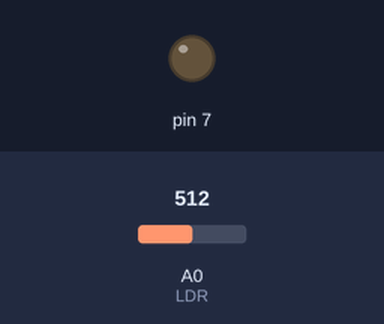
Bench run of a sketch on a simulated Arduino Uno, built with avr-gcc and run on an emulated ATmega328P. Parts: output pins drawn as LEDs (lit = HIGH). The inputs (shaded band) are chosen by the test bench; at power-on: A0 (LDR) = 512.

Above: at 1.2 s.
1.3 s: A0 (LDR) set to 582
2.8 s: A0 (LDR) set to 619
At 3.5 s:
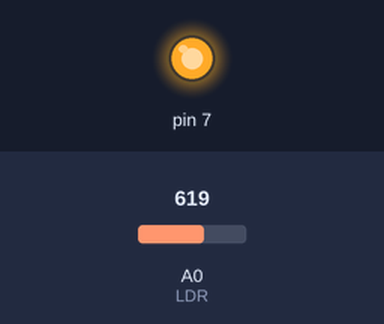
4.3 s: A0 (LDR) set to 313
5.8 s: A0 (LDR) set to 281
At 7.0 s:
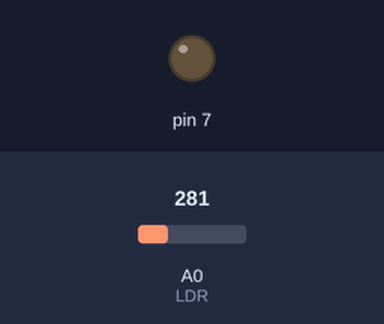
7.3 s: A0 (LDR) set to 610
At 8.5 s:
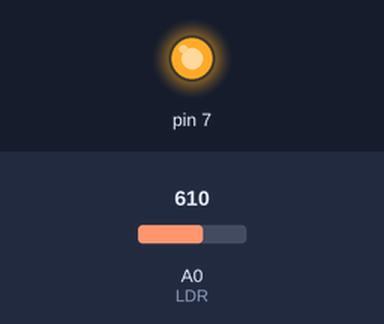
Timing chart, 0 to 9.8 s (numbered marks = the images above; inputs shaded):
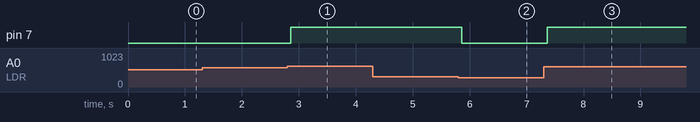

Measured:
- the behaviour switches between 600 and 601 on A0 (LDR) (found by bisection; images 0 and 1)
- the behaviour switches between 300 and 299 on A0 (LDR) (found by bisection; images 1 and 2)
- after the input at 1.3 s, every drawn part: stays the same
- after the input at 2.8 s, pin 7: LOW → HIGH after 0.06 s
- after the input at 4.3 s, every drawn part: stays the same
- after the input at 5.8 s, pin 7: HIGH → LOW after 0.06 s
- after the input at 7.3 s, pin 7: LOW → HIGH after 0.07 s

The sketch:

LDR_Karanlikta_Yanan_Led.ino
```cpp
//Karanlıkta Yanan Led
void setup() {
pinMode(7,OUTPUT);
}

void loop() {
  int LDR = analogRead(A0); //A0'a LDR bağlı A0 LDR olarak tanımlandı

  delay(50);
  if (LDR > 600){     //600 olunca led yancak
    digitalWrite(7,1);
    }
  if (LDR < 300){    //300 olunca söncek
    digitalWrite(7,0);
    }
}
//byFat1h
```
